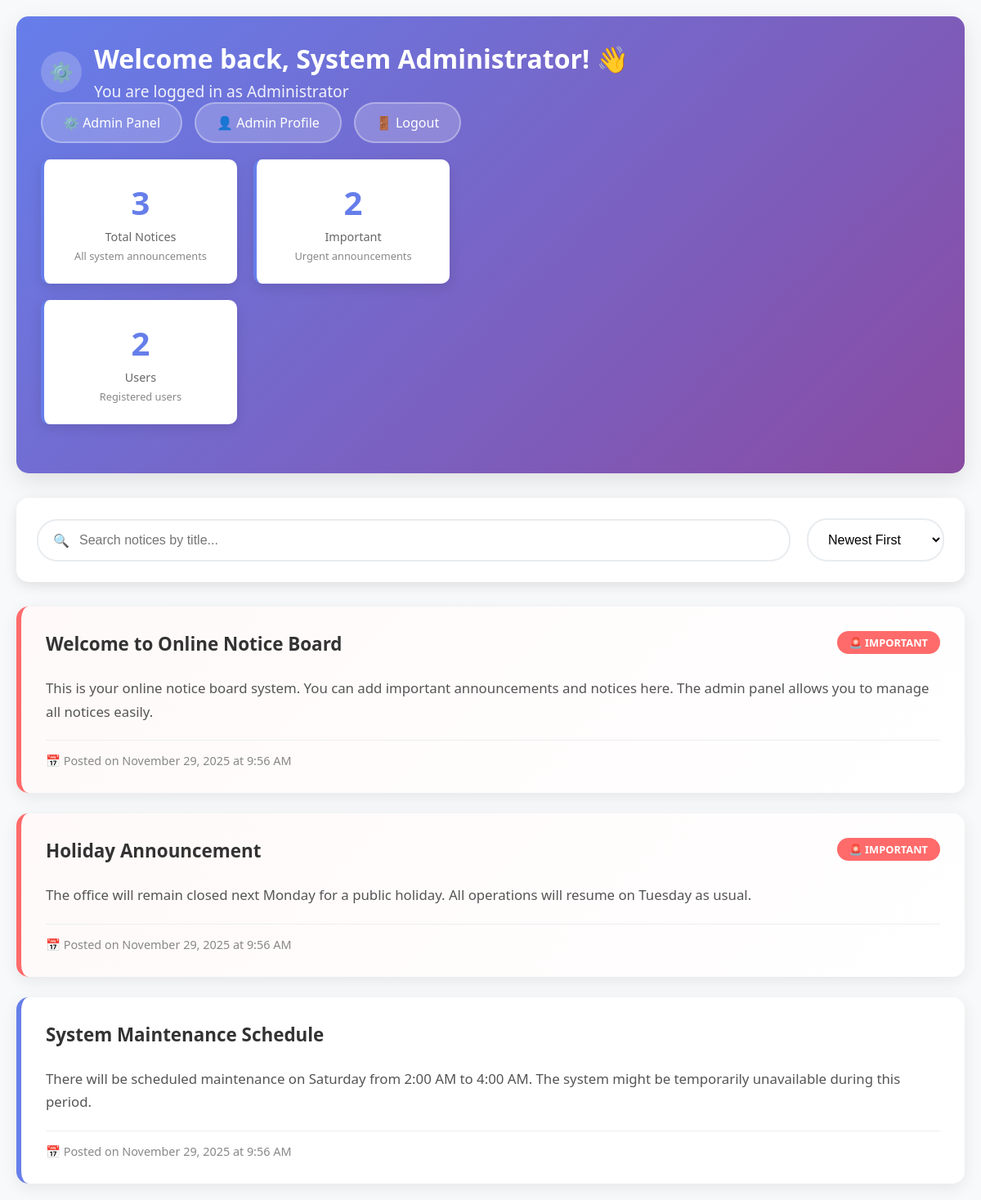
/dashboard.php (signed in), run on the app's committed database.
### tables this page shows
CREATE TABLE notices (
    id INT AUTO_INCREMENT PRIMARY KEY,
    title VARCHAR(255) NOT NULL,
    content TEXT NOT NULL,
    created_at TIMESTAMP DEFAULT CURRENT_TIMESTAMP,
    is_important BOOLEAN DEFAULT FALSE
);

### config.php (called while the page is built, shortened)
<?php
function isAdmin() {
    return isset($_SESSION['user_role']) && $_SESSION['user_role'] === 'admin';
}
?>

### dashboard.php (the view, shortened to what this page needs)
<?php
include 'config.php';
?>
<!DOCTYPE html>
<html lang="en">
<head>
</head>
<body>
    <div class="container">
                <header>
            <div class="header-top">
                <div class="user-welcome">
                    <div class="user-avatar">
                        <?php echo isAdmin() ? '⚙️' : '👤'; ?>
                    </div>
                    <div>
                        <h1>Welcome back, <?php echo htmlspecialchars($_SESSION['full_name']); ?>! 👋</h1>
                        <div class="welcome-text">
                            <?php echo isAdmin() ?
                                'You are logged in as Administrator' :
                                'Here are the latest announcements for you';
                            ?>
                        </div>
                    </div>
                </div>
                <div class="nav-buttons">
                    <?php if (isAdmin()): ?>
                        <a href="simple_admin.php" class="nav-btn">⚙️ Admin Panel</a>
                        <a href="profile.php" class="nav-btn">👤 Admin Profile</a>
                    <?php else: ?>
                        <a href="profile.php" class="nav-btn">👤 My Profile</a>
                    <?php endif; ?>
                    <a href="logout.php" class="nav-btn">🚪 Logout</a>
                </div>
            </div>
            <div class="stats-cards">
                <?php
                $total_notices = $conn->query("SELECT COUNT(*) as total FROM notices")->fetch_assoc()['total'];
                $important_notices = $conn->query("SELECT COUNT(*) as important FROM notices WHERE is_important = 1")->fetch_assoc()['important'];
                ?>
                <div class="stat-card">
                    <div class="stat-number"><?php echo $total_notices; ?></div>
                    <div class="stat-label">Total Notices</div>
                    <div class="stat-description">
                        <?php echo isAdmin() ? 'All system announcements' : 'Available announcements'; ?>
                    </div>
                </div>
                <div class="stat-card">
                    <div class="stat-number"><?php echo $important_notices; ?></div>
                    <div class="stat-label">Important</div>
                    <div class="stat-description">
                        <?php echo isAdmin() ? 'Urgent announcements' : 'Priority notices'; ?>
                    </div>
                </div>
                <?php if (isAdmin()): ?>
                <div class="stat-card">
                    <?php
                    $total_users = $conn->query("SELECT COUNT(*) as users FROM users")->fetch_assoc()['users'];
                    ?>
                    <div class="stat-number"><?php echo $total_users; ?></div>
                    <div class="stat-label">Users</div>
                    <div class="stat-description">Registered users</div>
                </div>
                <?php endif; ?>
            </div>
        </header>
        <div class="search-sort">
            <div class="search-box">
                <span class="search-icon">🔍</span>
                <input type="text" id="searchInput" placeholder="Search notices by title...">
            </div>
            <div class="sort-options">
                <select id="sortSelect">
                    <option value="newest">Newest First</option>
                </select>
            </div>
        </div>
        <div class="notices-container" id="noticesContainer">
            <?php
            $sql = "SELECT * FROM notices ORDER BY is_important DESC, created_at DESC";
            $result = $conn->query($sql);
            if ($result->num_rows > 0) {
                while($row = $result->fetch_assoc()) {
                    $important_class = $row['is_important'] ? 'important' : '';
                    echo "<div class='notice-card $important_class' data-title='".strtolower(htmlspecialchars($row['title']))."' data-date='".$row['created_at']."' data-important='".$row['is_important']."'>";
                    echo "<div class='notice-header'>";
                    echo "<h2 class='notice-title'>" . htmlspecialchars($row['title']) . "</h2>";
                    if ($row['is_important']) {
                        echo "<span class='notice-badge'>🚨 IMPORTANT</span>";
                    }
                    echo "</div>";
                    echo "<div class='notice-content'>" . nl2br(htmlspecialchars($row['content'])) . "</div>";
                    echo "<div class='notice-meta'>";
                    echo "<div class='notice-date'>";
                    echo "📅 Posted on " . date('F j, Y \a\t g:i A', strtotime($row['created_at']));
                    echo "</div>";
                    echo "</div>";
                    echo "</div>";
                }
            }
            ?>
        </div>
    </div>
</body>
</html>

### dashboard.php (style rules this page uses)
* { margin: 0; padding: 0; box-sizing: border-box; }
body { font-family: 'Segoe UI', Tahoma, Geneva, Verdana, sans-serif; background: #f8f9fa; color: #333; }
.container { max-width: 1200px; margin: 0 auto; padding: 20px; }
header { background: linear-gradient(135deg, #667eea, #894ba2ff); color: white; padding: 30px; border-radius: 15px; margin-bottom: 30px; box-shadow: 0 10px 30px rgba(0,0,0,0.1); }
.header-top { display: flex; justify-content: space-between; align-items: center; flex-wrap: wrap; margin-bottom: 20px; }
.user-welcome { display: flex; align-items: center; gap: 15px; }
.user-avatar { width: 50px; height: 50px; background: rgba(255,255,255,0.2); border-radius: 50%; display: flex; align-items: center; justify-content: center; font-size: 1.5rem; }
.nav-buttons { display: flex; gap: 15px; flex-wrap: wrap; }
.nav-btn { padding: 12px 25px; background: rgba(255,255,255,0.2); color: white; text-decoration: none; border-radius: 25px; border: 2px solid rgba(255,255,255,0.3); transition: all 0.3s ease; font-weight: 500; }
.stats-cards { display: grid; grid-template-columns: repeat(auto-fit, minmax(200px, 1fr)); gap: 20px; margin-bottom: 30px; max-width: 500px; }
.stat-card { background: white; padding: 25px; border-radius: 10px; text-align: center; box-shadow: 0 5px 15px rgba(0,0,0,0.1); border-left: 4px solid #667eea; transition: transform 0.3s ease; }
.stat-number { font-size: 2.5rem; font-weight: bold; color: #667eea; margin-bottom: 5px; }
.stat-label { color: #666; font-size: 0.9rem; font-weight: 500; }
.stat-description { color: #888; font-size: 0.8rem; margin-top: 5px; }
.notices-container { display: grid; gap: 25px; }
.notice-card { background: white; padding: 30px; border-radius: 15px; box-shadow: 0 5px 20px rgba(0,0,0,0.08); border-left: 6px solid #667eea; transition: all 0.3s ease; position: relative; overflow: hidden; }
.notice-card::before { content: ''; position: absolute; top: 0; left: 0; width: 100%; height: 4px; background: linear-gradient(135deg, #667eea, #764ba2); transform: scaleX(0); transition: transform 0.3s ease; }
.notice-card.important { border-left-color: #ff6b6b; background: linear-gradient(135deg, #fff9f9, #ffffff); }
.notice-card.important::before { background: linear-gradient(135deg, #ff6b6b, #ff5252); }
.notice-header { display: flex; justify-content: space-between; align-items: flex-start; margin-bottom: 15px; gap: 15px; }
.notice-title { flex: 1; color: #333; font-size: 1.4rem; margin-bottom: 10px; }
.notice-badge { background: #ff6b6b; color: white; padding: 5px 15px; border-radius: 20px; font-size: 0.8rem; font-weight: 600; white-space: nowrap; }
.notice-content { color: #555; line-height: 1.7; margin-bottom: 20px; font-size: 1.05rem; }
.notice-meta { display: flex; justify-content: space-between; align-items: center; color: #888; font-size: 0.9rem; padding-top: 15px; border-top: 1px solid #eee; }
.notice-date { display: flex; align-items: center; gap: 8px; }
.search-sort { background: white; padding: 25px; border-radius: 15px; margin-bottom: 30px; box-shadow: 0 5px 15px rgba(0,0,0,0.1); display: flex; gap: 20px; flex-wrap: wrap; align-items: center; }
.search-box { flex: 1; min-width: 300px; position: relative; }
.search-box input { width: 100%; padding: 15px 20px 15px 50px; border: 2px solid #e9ecef; border-radius: 25px; font-size: 1rem; transition: all 0.3s ease; }
.search-icon { position: absolute; left: 20px; top: 50%; transform: translateY(-50%); color: #666; }
.sort-options select { padding: 15px 20px; border: 2px solid #e9ecef; border-radius: 25px; font-size: 1rem; background: white; cursor: pointer; }
.welcome-text { font-size: 1.2rem; opacity: 0.9; margin-top: 5px; }
.notice-card { opacity: 0; }

### data on the page
notices: title "Welcome to Online Notice Board", is_important "🚨 IMPORTANT", content "This is your online notice board system. You can add important announcements and notices here. The admin panel allows you to manage all notices easily.", created_at "November 29, 2025 at 9:56 AM"
notices: title "Holiday Announcement", is_important "🚨 IMPORTANT", content "The office will remain closed next Monday for a public holiday. All operations will resume on Tuesday as usual.", created_at "November 29, 2025 at 9:56 AM"
notices: title "System Maintenance Schedule", content "There will be scheduled maintenance on Saturday from 2:00 AM to 4:00 AM. The system might be temporarily unavailable during this period.", created_at "November 29, 2025 at 9:56 AM"

### other printed values
$_SESSION['full_name'] "System Administrator"
$total_notices "3"
$important_notices "2"
$total_users "2"
